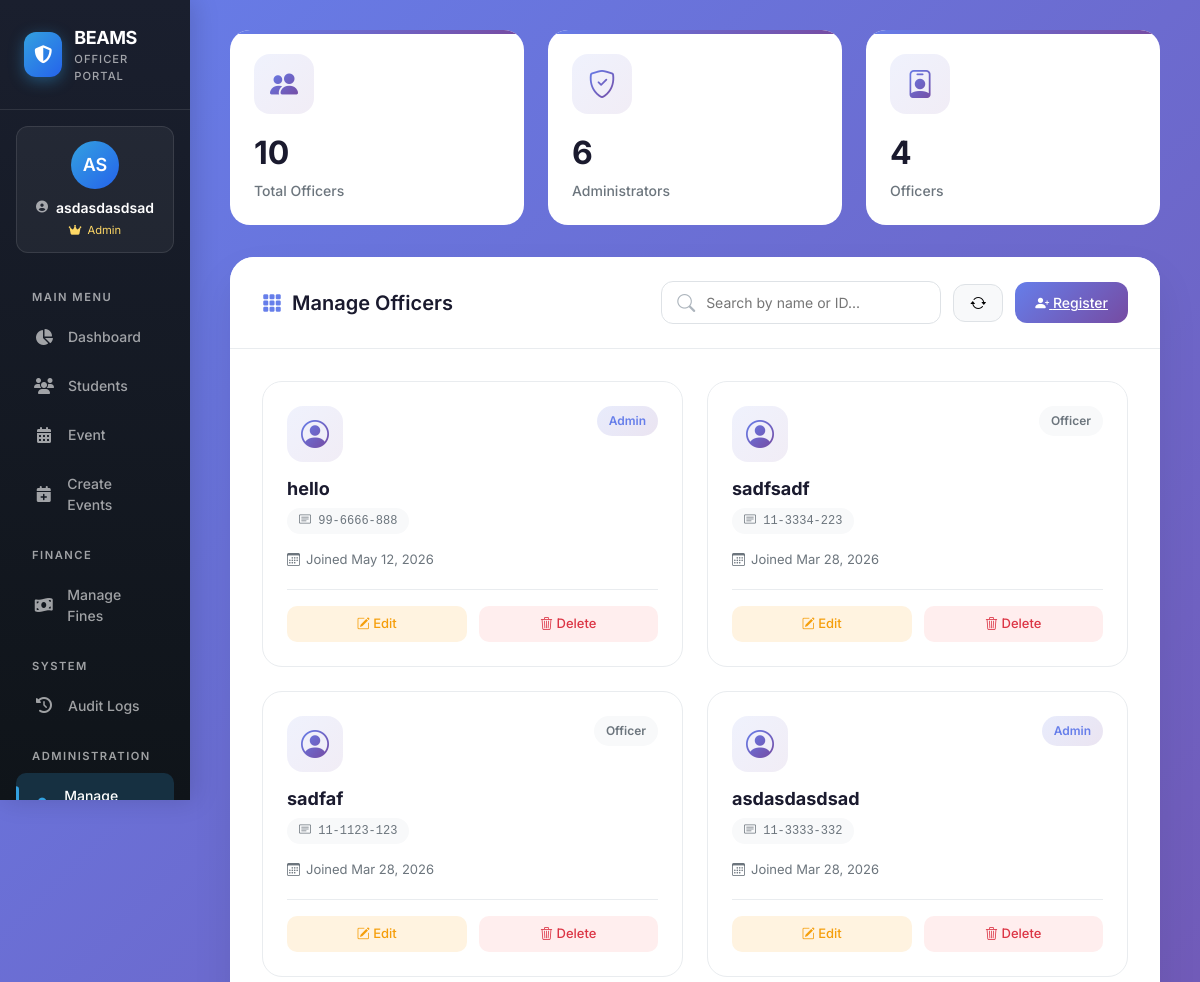
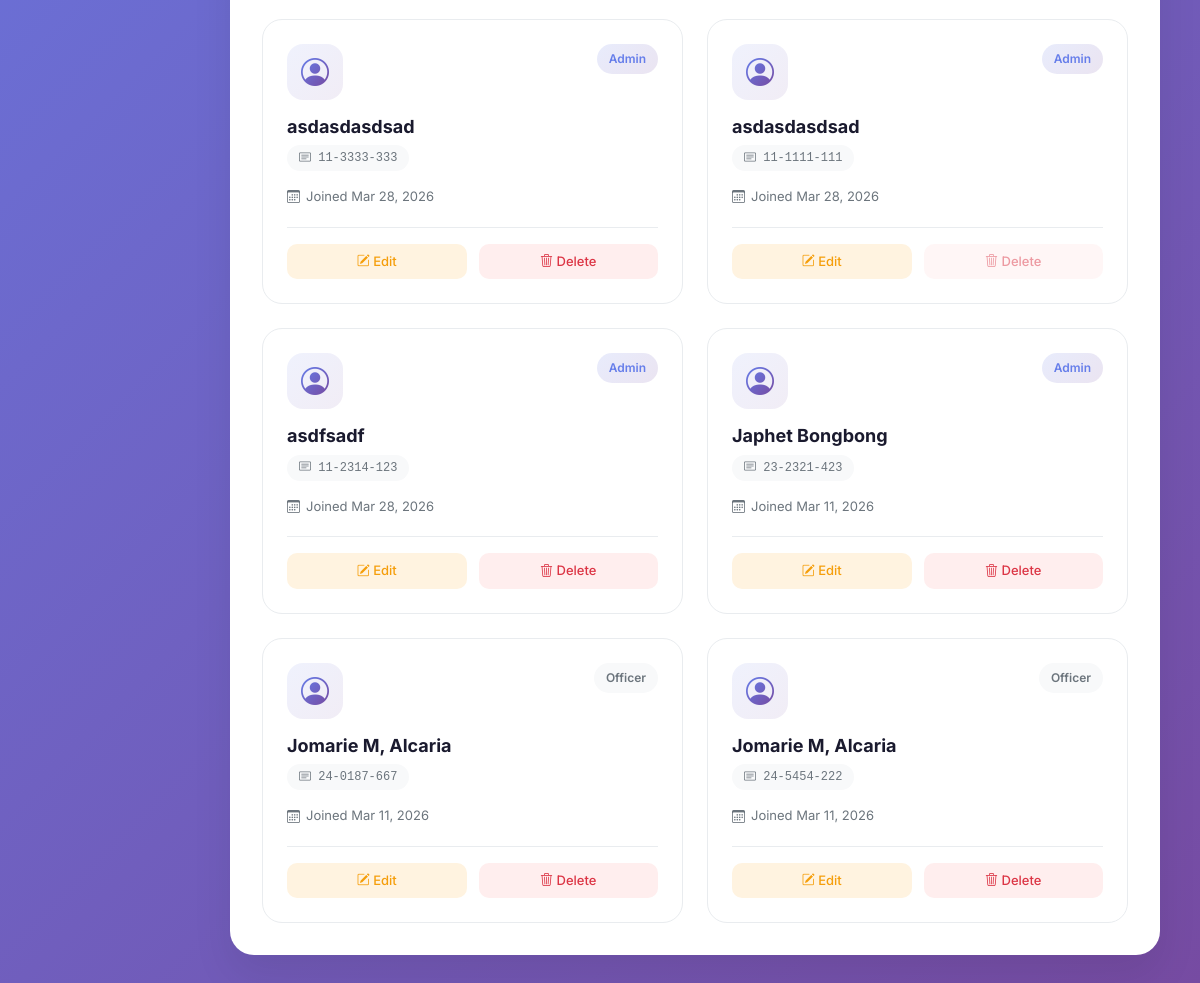
/views/officerpage/manage_officer.php (signed in), run on the app's committed database (2 pictures, top to bottom).
### tables this page shows
CREATE TABLE `officers` (
  `officer_id` varchar(11) NOT NULL,
  `full_name` varchar(100) NOT NULL,
  `password` varchar(255) NOT NULL,
  `position` varchar(50) DEFAULT NULL,
  `created_at` timestamp NOT NULL DEFAULT current_timestamp()
);

### views/officerpage/manage_officer.php (the view, shortened to what this page needs)
<?php
include __DIR__ . '/../sidebar/officer_sidebar.php';
$result = $conn->query("SELECT officer_id, full_name, position, created_at FROM officers ORDER BY created_at DESC");
$officers = $result->fetch_all(MYSQLI_ASSOC);
$totalOfficers = count($officers);
$adminCount = count(array_filter($officers, fn($o) => $o['position'] === 'Admin'));
$officerCount = $totalOfficers - $adminCount;
?>
<!DOCTYPE html>
<html lang="en">
<head>
    <link href="https://cdn.jsdelivr.net/npm/bootstrap@5.3.2/dist/css/bootstrap.min.css" rel="stylesheet">
    <link rel="stylesheet" href="https://cdn.jsdelivr.net/npm/bootstrap-icons@1.11.3/font/bootstrap-icons.min.css">
</head>
<body>
    <div class="main-contents">
        <div class="stats-grid">
            <div class="stat-card">
                <div class="stat-icon">
                    <i class="bi bi-people-fill"></i>
                </div>
                <div class="stat-info">
                    <h3 id="totalOfficers"><?= $totalOfficers ?></h3>
                    <p>Total Officers</p>
                </div>
            </div>
            <div class="stat-card">
                <div class="stat-icon">
                    <i class="bi bi-shield-check"></i>
                </div>
                <div class="stat-info">
                    <h3 id="adminCount"><?= $adminCount ?></h3>
                    <p>Administrators</p>
                </div>
            </div>
            <div class="stat-card">
                <div class="stat-icon">
                    <i class="bi bi-person-badge"></i>
                </div>
                <div class="stat-info">
                    <h3 id="officerCount"><?= $officerCount ?></h3>
                    <p>Officers</p>
                </div>
            </div>
        </div>
        <div class="main-card">
            <div class="card-header-custom">
                <h4>
                    <i class="bi bi-grid-3x3-gap-fill"></i>
                    Manage Officers
                </h4>
                <div class="header-actions">
                    <div class="search-wrapper">
                        <i class="bi bi-search"></i>
                        <input type="text" id="searchInput" placeholder="Search by name or ID...">
                    </div>
                    <button class="btn-refresh" id="refreshBtn" title="Refresh">
                        <i class="bi bi-arrow-repeat"></i>
                    </button>
                    <a href="officer_registration.php" class="btn-register">
                        <i class="bi bi-person-plus-fill"></i> Register
                    </a>
                </div>
            </div>
            <div class="officers-grid" id="officersContainer">
                <?php if (empty($officers)): ?>
                    <div class="empty-state">
                        <i class="bi bi-inbox"></i>
                        <p>No officers found. Click "Register" to add your first officer.</p>
                    </div>
                <?php else: ?>
                    <?php foreach ($officers as $officer): ?>
                        <div class="officer-card" data-id="<?= htmlspecialchars($officer['officer_id']) ?>"
                             data-name="<?= htmlspecialchars($officer['full_name']) ?>"
                             data-position="<?= htmlspecialchars($officer['position']) ?>">
                            <div class="card-content">
                                <div class="officer-header">
                                    <div class="officer-avatar">
                                        <i class="bi bi-person-circle"></i>
                                    </div>
                                    <span class="badge-status <?= $officer['position'] === 'Admin' ? 'badge-admin' : 'badge-officer' ?>">
                                        <?= htmlspecialchars($officer['position']) ?>
                                    </span>
                                </div>
                                <h5 class="officer-name"><?= htmlspecialchars($officer['full_name']) ?></h5>
                                <div class="officer-id">
                                    <i class="bi bi-card-text"></i> <?= htmlspecialchars($officer['officer_id']) ?>
                                </div>
                                <div class="join-date">
                                    <i class="bi bi-calendar3"></i>
                                    Joined <?= date('M d, Y', strtotime($officer['created_at'])) ?>
                                </div>
                                <div class="action-buttons">
                                    <button class="btn-edit edit-btn"
                                            data-id="<?= htmlspecialchars($officer['officer_id']) ?>"
                                            data-name="<?= htmlspecialchars($officer['full_name']) ?>"
                                            data-position="<?= htmlspecialchars($officer['position']) ?>">
                                        <i class="bi bi-pencil-square"></i> Edit
                                    </button>
                                    <button class="btn-delete delete-btn"
                                            data-id="<?= htmlspecialchars($officer['officer_id']) ?>"
                                            data-name="<?= htmlspecialchars($officer['full_name']) ?>"
                                            <?= $officer['officer_id'] === $_SESSION['officer_id'] ? 'disabled' : '' ?>>
                                        <i class="bi bi-trash3"></i> Delete
                                    </button>
                                </div>
                            </div>
                        </div>
                    <?php endforeach; ?>
                <?php endif; ?>
            </div>
        </div>
    </div>
    <div class="toast-container position-fixed bottom-0 end-0 p-3">
    </div>
</body>
</html>

### views/sidebar/officer_sidebar.php (shortened to what this page needs)
<?php
$officerName = $_SESSION['officer_name'] ?? 'Officer';
$officerPosition = $_SESSION['position'] ?? 'Officer';
?>
<link href="https://cdn.jsdelivr.net/npm/bootstrap@5.3.2/dist/css/bootstrap.min.css" rel="stylesheet">
<link href="https://cdnjs.cloudflare.com/ajax/libs/font-awesome/6.4.0/css/all.min.css" rel="stylesheet">
<div class="beams-sidebar" id="beamsSidebar">
    <div class="beams-sidebar-brand">
        <a href="#" class="beams-brand-link">
            <div class="beams-brand-icon">
                <i class="fas fa-shield-halved"></i>
            </div>
            <div>
                <div class="beams-brand-text">BEAMS</div>
                <div class="beams-brand-subtext">Officer Portal</div>
            </div>
        </a>
    </div>
    <div class="beams-user-mini text-center">
        <div class="beams-user-avatar mx-auto">
            <?php echo strtoupper(substr($officerName, 0, 2)); ?>
        </div>
        <div class="beams-user-info text-center">
            <div class="beams-user-name">
                <i class="fas fa-user-circle"></i> <?php echo htmlspecialchars($officerName); ?>
            </div>
            <div class="beams-user-role <?php echo $officerPosition === 'Admin' ? 'admin' : 'officer'; ?>">
                <?php
                $icon = $officerPosition === 'Admin' ? '<i class="fas fa-crown"></i>' : '<i class="fas fa-user-check"></i>';
                echo $icon . ' ' . htmlspecialchars($officerPosition);
                ?>
            </div>
        </div>
    </div>
    <div class="beams-nav-section">
        <div class="beams-nav-section-title">Main Menu</div>
        <ul class="beams-nav-list">
            <li class="beams-nav-item">
                <a href="../officerpage/officer_dashboard.php"
                    class="beams-nav-link <?php echo basename($_SERVER['PHP_SELF']) == 'officer_dashboard.php' ? 'active' : ''; ?>">
                    <i class="fas fa-chart-pie"></i>
                    <span>Dashboard</span>
                </a>
            </li>
            <li class="beams-nav-item">
                <a href="../officerpage/manage_student.php"
                    class="beams-nav-link <?php echo basename($_SERVER['PHP_SELF']) == 'manage_student.php' ? 'active' : ''; ?>">
                    <i class="fas fa-users"></i>
                    <span>Students</span>
                </a>
            </li>
            <li class="beams-nav-item">
                <a href="../officerpage/manage_event.php"
                    class="beams-nav-link <?php echo basename($_SERVER['PHP_SELF']) == 'manage_event.php' ? 'active' : ''; ?>">
                    <i class="fas fa-calendar-alt"></i>
                    <span>Event</span>
                </a>
            </li>
            <li class="beams-nav-item">
                <a href="../officerpage/create_event.php"
                    class="beams-nav-link <?php echo basename($_SERVER['PHP_SELF']) == 'create_event.php' ? 'active' : ''; ?>">
                    <i class="fas fa-calendar-plus"></i>
                    <span>Create Events</span>
                </a>
            </li>
        </ul>
        <div class="beams-nav-section-title">Finance</div>
        <ul class="beams-nav-list">
            <li class="beams-nav-item">
                <a href="../officerpage/manage_fines.php"
                    class="beams-nav-link <?php echo basename($_SERVER['PHP_SELF']) == 'manage_fines.php' ? 'active' : ''; ?>">
                    <i class="fas fa-money-bill-wave"></i>
                    <span>Manage Fines</span>
                </a>
            </li>
        </ul>
        <div class="beams-nav-section-title">System</div>
        <ul class="beams-nav-list">
            <li class="beams-nav-item">
                <a href="../officerpage/audit_logs.php"
                    class="beams-nav-link <?php echo basename($_SERVER['PHP_SELF']) == 'audit_logs.php' ? 'active' : ''; ?>">
                    <i class="fas fa-history"></i>
                    <span>Audit Logs</span>
                </a>
            </li>
        </ul>
        <?php if ($officerPosition === 'Admin'): ?>
        <div class="beams-nav-section-title">Administration</div>
        <ul class="beams-nav-list">
            <li class="beams-nav-item">
                <a href="../officerpage/manage_officer.php"
                    class="beams-nav-link <?php echo basename($_SERVER['PHP_SELF']) == 'manage_officer.php' ? 'active' : ''; ?>">
                    <i class="fas fa-user-tie"></i>
                    <span>Manage Officers</span>
                </a>
            </li>
        </ul>
        <?php endif; ?>
    </div>
</div>

### views/sidebar/officer_sidebar.php (style rules this page uses)
:root { --sidebar-width: 190px; --beams-primary-blue: #33A1E0; --beams-dark-bg: #1a1f2e; --beams-hover-bg: rgba(255, 255, 255, 0.08); --beams-active-bg: rgba(51, 161, 224, 0.2); --beams-text-muted: rgba(255, 255, 255, 0.6); --beams-transition: all 0.3s cubic-bezier(0.4, 0, 0.2, 1); --font-xs: 0.7rem; --font-sm: 0.75rem; --font-base: 0.875rem; --font-md: 1rem; --font-lg: 1.125rem; --font-xl: 1.25rem; }
* { margin: 0; padding: 0; box-sizing: border-box; }
body { margin: 0; font-family: 'Inter', sans-serif; background-color: #f1f5f9; overflow-x: hidden; font-size: var(--font-base); }
.beams-sidebar { background: linear-gradient(180deg, var(--beams-dark-bg) 0%, #0f1419 100%); position: fixed; top: 0; left: 0; width: var(--sidebar-width); height: 100vh; overflow-y: auto; overflow-x: hidden; z-index: 1000; box-shadow: 4px 0 24px rgba(0, 0, 0, 0.15); display: flex; flex-direction: column; }
.beams-sidebar-brand { padding: 1.5rem; border-bottom: 1px solid rgba(255, 255, 255, 0.1); margin-bottom: 0.5rem; }
.beams-brand-link { display: flex; align-items: center; gap: 12px; text-decoration: none; color: white; }
.beams-brand-icon { width: 45px; height: 45px; background: linear-gradient(135deg, var(--beams-primary-blue), #2563eb); border-radius: 12px; display: flex; align-items: center; justify-content: center; font-size: var(--font-lg); box-shadow: 0 4px 15px rgba(51, 161, 224, 0.4); }
.beams-brand-text { font-weight: 700; font-size: var(--font-lg); letter-spacing: -0.5px; }
.beams-brand-subtext { font-size: var(--font-xs); color: var(--beams-text-muted); font-weight: 500; text-transform: uppercase; letter-spacing: 1px; }
.beams-nav-section { padding: 0 1rem; flex: 1; }
.beams-nav-section-title { font-size: var(--font-xs); text-transform: uppercase; letter-spacing: 1.5px; color: var(--beams-text-muted); padding: 0 1rem; margin: 1.25rem 0 0.5rem; font-weight: 600; }
.beams-nav-list { list-style: none; padding: 0; margin: 0; }
.beams-nav-item { margin-bottom: 0.25rem; }
.beams-nav-link { display: flex; align-items: center; gap: 12px; padding: 0.75rem 1rem; color: var(--beams-text-muted) !important; text-decoration: none; border-radius: 10px; transition: var(--beams-transition); position: relative; font-weight: 500; font-size: var(--font-base); }
.beams-nav-link::before { content: ''; position: absolute; left: 0; top: 50%; transform: translateY(-50%); width: 3px; height: 0; background: var(--beams-primary-blue); border-radius: 0 3px 3px 0; transition: var(--beams-transition); }
.beams-nav-link.active { background: var(--beams-active-bg); color: white !important; }
.beams-nav-link.active::before { height: 60%; }
.beams-nav-link i { width: 24px; text-align: center; font-size: var(--font-md); transition: var(--beams-transition); }
.beams-nav-link:hover i, .beams-nav-link.active i { color: var(--beams-primary-blue); transform: scale(1.1); }
.beams-user-mini { padding: 0.875rem; margin: 0.5rem 1rem 1rem; background: rgba(255, 255, 255, 0.05); border-radius: 12px; border: 1px solid rgba(255, 255, 255, 0.1); }
.beams-user-avatar { width: 48px; height: 48px; background: linear-gradient(135deg, var(--beams-primary-blue), #2563eb); border-radius: 50%; display: flex; align-items: center; justify-content: center; font-weight: 600; color: white; font-size: var(--font-lg); flex-shrink: 0; margin-bottom: 0.5rem; }
.beams-user-info { margin-top: 0.5rem; }
.beams-user-name { color: white; font-weight: 600; font-size: var(--font-base); margin: 0; white-space: nowrap; overflow: hidden; text-overflow: ellipsis; display: flex; align-items: center; justify-content: center; gap: 8px; }
.beams-user-name i { font-size: var(--font-sm); color: var(--beams-text-muted); }
.beams-user-role { color: var(--beams-text-muted); font-size: var(--font-xs); margin: 4px 0 0; display: flex; align-items: center; justify-content: center; gap: 6px; }
.beams-user-role i { font-size: var(--font-xs); }
.beams-user-role.admin { color: #ffd966; }

### data on the page
officers: position "Admin", full_name "hello", officer_id "99-6666-888", created_at "May 12, 2026"
officers: position "Officer", full_name "sadfsadf", officer_id "11-3334-223", created_at "Mar 28, 2026"
officers: position "Officer", full_name "sadfaf", officer_id "11-1123-123", created_at "Mar 28, 2026"
officers: position "Admin", full_name "asdasdasdsad", officer_id "11-3333-332", created_at "Mar 28, 2026"
officers: position "Admin", full_name "asdasdasdsad", officer_id "11-3333-333", created_at "Mar 28, 2026"
officers: position "Admin", full_name "asdasdasdsad", officer_id "11-1111-111", created_at "Mar 28, 2026"
officers: position "Admin", full_name "asdfsadf", officer_id "11-2314-123", created_at "Mar 28, 2026"
officers: position "Admin", full_name "Japhet Bongbong", officer_id "23-2321-423", created_at "Mar 11, 2026"
officers: position "Officer", full_name "Jomarie M, Alcaria", officer_id "24-0187-667", created_at "Mar 11, 2026"
officers: position "Officer", full_name "Jomarie M, Alcaria", officer_id "24-5454-222", created_at "Mar 11, 2026"

### other printed values
substr($officerName, 0, 2) "AS"
$officerName "asdasdasdsad"
$officerPosition "Admin"
$totalOfficers "10"
$adminCount "6"
$officerCount "4"
